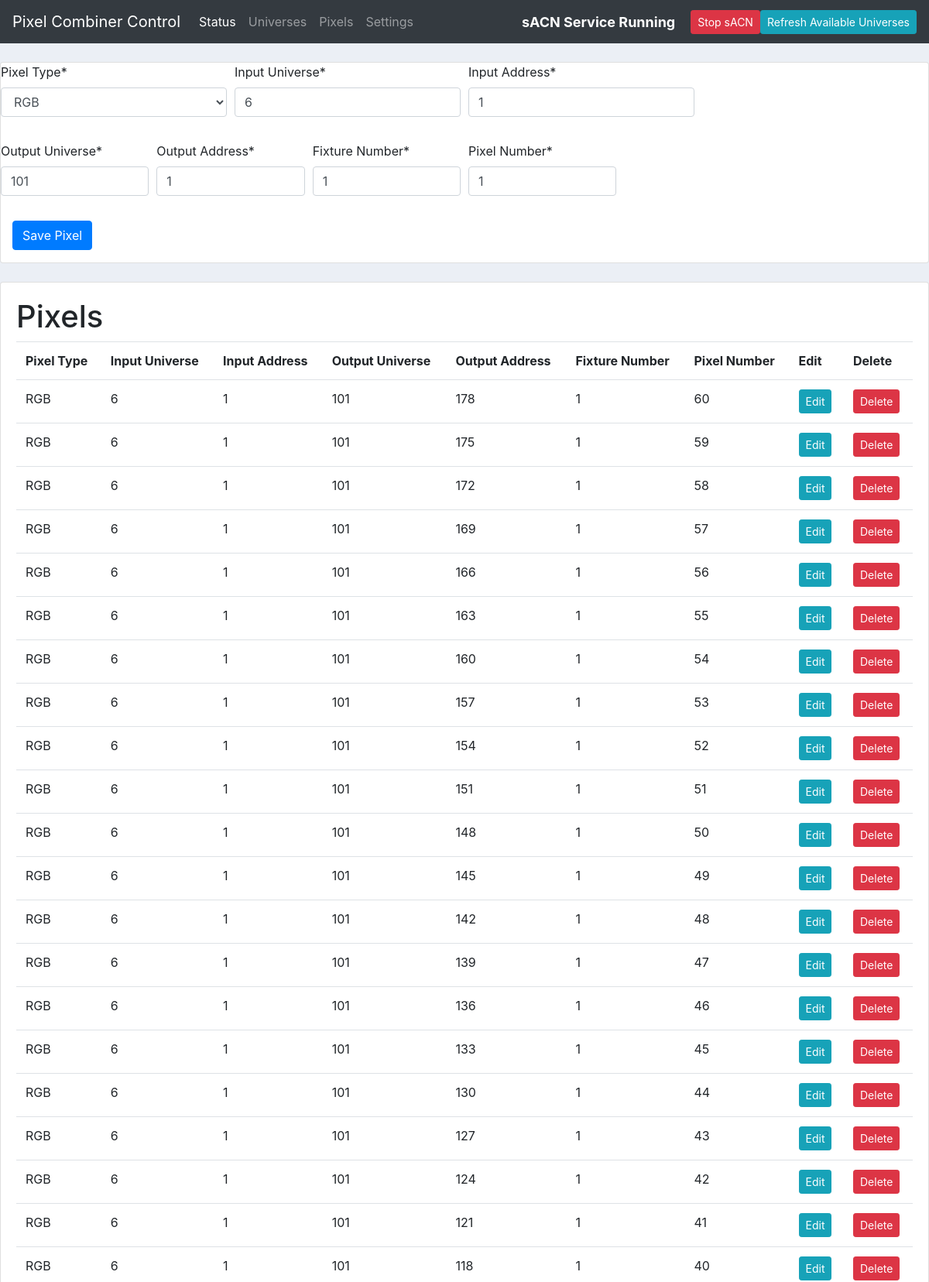
The app's page /pixel/574/ (upper part) with its own data.
### configurator/models.py (models this page shows)
class Pixel(models.Model):
    RGB = 'RGB'
    RGBW = 'RGBW'
    typeChoices = [(RGB, 'RGB'), (RGBW, 'RGBW')]
    pixelType = models.CharField(
        max_length=4,
        choices=typeChoices,
        default=RGB
        )
    inputUniverse = models.IntegerField(validators=[MinValueValidator(1), MaxValueValidator(255)])
    inputAddress = models.IntegerField(validators=[MinValueValidator(1), MaxValueValidator(512)])
    outputUniverse = models.IntegerField(validators=[MinValueValidator(0), MaxValueValidator(255)])
    outputAddress = models.IntegerField(validators=[MinValueValidator(1), MaxValueValidator(512)])
    fixtureNum = models.IntegerField(validators=[MinValueValidator(1), MaxValueValidator(1000)])
    pixelNum = models.IntegerField(validators=[MinValueValidator(1), MaxValueValidator(1000)])

### configurator/views.py (the view)
# urls.py: path('pixel/<str:pk>/', pixel_view, name="pixel"),
def pixel_view(request, pk, *args, **kwargs):
    if pk == 'New':
        prevEntry = Pixel.objects.latest('id')
        initial_data = {
            'pixelType': prevEntry.pixelType,
            'inputUniverse': prevEntry.inputUniverse,
            'inputAddress': prevEntry.inputAddress,
            'outputUniverse': prevEntry.outputUniverse,
            'outputAddress': prevEntry.outputAddress,
            'fixtureNum': prevEntry.fixtureNum,
            'pixelNum': prevEntry.pixelNum,
        }
        initial_data['outputAddress'] += 3
        initial_data['pixelNum'] += 1
        if (512 - initial_data['outputAddress']) < 3 and initial_data['pixelType'] == 'RGB':
            initial_data['outputUniverse'] += 1
            initial_data['outputAddress'] = 1
        if (initial_data['outputAddress'] >= 512 and initial_data['pixelType'] == 'RGBW'):
            initial_data['outputUniverse'] += 1
            initial_data['outputAddress'] = 1
        form = PixelForm(request.POST or None, initial=initial_data)
    else:
        form = PixelForm(request.POST or None, instance=Pixel.objects.get(id=pk))
    if form.is_valid():
        form.save()
        return redirect('/pixel/New')
    pixels = Pixel.objects.all().order_by('-outputUniverse', '-outputAddress')
    context = {"running": running,"pixels": pixels,"form": form}
    return render(request, "pixel.html", context)

### configurator/forms.py
class PixelForm(ModelForm):
    class Meta:
        model = Pixel
        fields = [
            'pixelType',
            'inputUniverse',
            'inputAddress',
            'outputUniverse',
            'outputAddress',
            'fixtureNum',
            'pixelNum'
        ]
        labels = {
            'pixelType': 'Pixel Type',
            'inputUniverse': 'Input Universe',
            'inputAddress': 'Input Address',
            'outputUniverse': 'Output Universe',
            'outputAddress': 'Output Address',
            'fixtureNum': 'Fixture Number',
            'pixelNum': 'Pixel Number'
            }

### templates/pixel.html
{% extends 'base.html' %}
{% load crispy_forms_tags %}
{% block content %}
<br>
<div class="card">
    <form method='POST'> {% csrf_token %}
        <div class="form-row">
            <div class="form-group col-md-3">
                {{ form.pixelType|as_crispy_field }}
            </div>
            <div class="form-group col-md-3">
                {{ form.inputUniverse|as_crispy_field }}
            </div>
            <div class="form-group col-md-3">
                {{ form.inputAddress|as_crispy_field }}
            </div>
        </div>
        <div class="form-row">
            <div class="form-group col-md-2">
                {{ form.outputUniverse|as_crispy_field }}
            </div>
            <div class="form-group col-md-2">
                {{ form.outputAddress|as_crispy_field }}
            </div>
            <div class="form-group col-md-2">
                {{ form.fixtureNum|as_crispy_field }}
            </div>
            <div class="form-group col-md-2">
                {{ form.pixelNum|as_crispy_field }}
            </div>
        </div>
        <div class="form-group col-md-4">
            <button type='submit' class="btn btn-primary">Save Pixel</button>
        </div>
    </form>
</div>
<br>
{% include 'pixelTable.html' %}
{% endblock %}

### templates/pixelTable.html
<div class="column">
    <div class="card card-body">
        <h1 class="display-5">Pixels</h1>
        <table class="table">
            <tr>
                <th>Pixel Type</th>
                <th>Input Universe</th>
                <th>Input Address</th>
                <th>Output Universe</th>
                <th>Output Address</th>
                <th>Fixture Number</th>
                <th>Pixel Number</th>
                <th>Edit</th>
                <th>Delete</th>
            </tr>
            {% for i in pixels %}
            <tr>
                <td>{{i.pixelType}}</td>
                <td>{{i.inputUniverse}}</td>
                <td>{{i.inputAddress}}</td>
                <td>{{i.outputUniverse}}</td>
                <td>{{i.outputAddress}}</td>
                <td>{{i.fixtureNum}}</td>
                <td>{{i.pixelNum}}</td>
                <td><a class="btn btn-sm btn-info" href="{% url 'pixel' i.id %}"> Edit </a></td>
				<td><a class="btn btn-sm btn-danger" href="{% url 'delete_pixel' i.id %}"> Delete </a></td>
            </tr>
            {% endfor %}
        </table>
    </div>
</div>

### static/css/main.css (style rules this page uses)
body { background-color: #ebeff5; }

### records on screen
Pixel: pixelType "RGB", inputUniverse "6", inputAddress "1", outputUniverse "101", outputAddress "1", fixtureNum "1", pixelNum "1"
Pixel: pixelType "RGB", inputUniverse "6", inputAddress "1", outputUniverse "101", outputAddress "178", fixtureNum "1", pixelNum "60"
Pixel: pixelType "RGB", inputUniverse "6", inputAddress "1", outputUniverse "101", outputAddress "175", fixtureNum "1", pixelNum "59"
Pixel: pixelType "RGB", inputUniverse "6", inputAddress "1", outputUniverse "101", outputAddress "172", fixtureNum "1", pixelNum "58"
Pixel: pixelType "RGB", inputUniverse "6", inputAddress "1", outputUniverse "101", outputAddress "169", fixtureNum "1", pixelNum "57"
Pixel: pixelType "RGB", inputUniverse "6", inputAddress "1", outputUniverse "101", outputAddress "166", fixtureNum "1", pixelNum "56"
Pixel: pixelType "RGB", inputUniverse "6", inputAddress "1", outputUniverse "101", outputAddress "163", fixtureNum "1", pixelNum "55"
Pixel: pixelType "RGB", inputUniverse "6", inputAddress "1", outputUniverse "101", outputAddress "160", fixtureNum "1", pixelNum "54"
Pixel: pixelType "RGB", inputUniverse "6", inputAddress "1", outputUniverse "101", outputAddress "157", fixtureNum "1", pixelNum "53"
Pixel: pixelType "RGB", inputUniverse "6", inputAddress "1", outputUniverse "101", outputAddress "154", fixtureNum "1", pixelNum "52"
Pixel: pixelType "RGB", inputUniverse "6", inputAddress "1", outputUniverse "101", outputAddress "151", fixtureNum "1", pixelNum "51"
Pixel: pixelType "RGB", inputUniverse "6", inputAddress "1", outputUniverse "101", outputAddress "148", fixtureNum "1", pixelNum "50"
Pixel: pixelType "RGB", inputUniverse "6", inputAddress "1", outputUniverse "101", outputAddress "145", fixtureNum "1", pixelNum "49"
Pixel: pixelType "RGB", inputUniverse "6", inputAddress "1", outputUniverse "101", outputAddress "142", fixtureNum "1", pixelNum "48"
Pixel: pixelType "RGB", inputUniverse "6", inputAddress "1", outputUniverse "101", outputAddress "139", fixtureNum "1", pixelNum "47"
Pixel: pixelType "RGB", inputUniverse "6", inputAddress "1", outputUniverse "101", outputAddress "136", fixtureNum "1", pixelNum "46"
Pixel: pixelType "RGB", inputUniverse "6", inputAddress "1", outputUniverse "101", outputAddress "133", fixtureNum "1", pixelNum "45"
Pixel: pixelType "RGB", inputUniverse "6", inputAddress "1", outputUniverse "101", outputAddress "130", fixtureNum "1", pixelNum "44"
Pixel: pixelType "RGB", inputUniverse "6", inputAddress "1", outputUniverse "101", outputAddress "127", fixtureNum "1", pixelNum "43"
Pixel: pixelType "RGB", inputUniverse "6", inputAddress "1", outputUniverse "101", outputAddress "124", fixtureNum "1", pixelNum "42"
Pixel: pixelType "RGB", inputUniverse "6", inputAddress "1", outputUniverse "101", outputAddress "121", fixtureNum "1", pixelNum "41"
Pixel: pixelType "RGB", inputUniverse "6", inputAddress "1", outputUniverse "101", outputAddress "118", fixtureNum "1", pixelNum "40"
